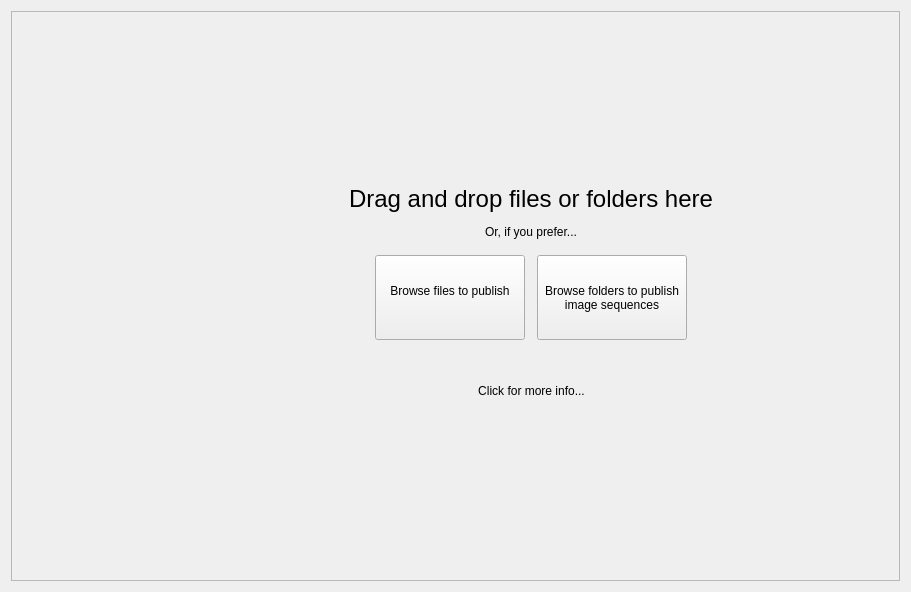
     <widget class="QWidget" name="large_drop_area_frame">
      <layout class="QVBoxLayout" name="verticalLayout_3">
       <property name="spacing">
        <number>0</number>
       </property>
       <item>
        <widget class="DropAreaFrame" name="large_drop_area">
         <property name="frameShape">
          <enum>QFrame::StyledPanel</enum>
         </property>
         <property name="frameShadow">
          <enum>QFrame::Raised</enum>
         </property>
         <layout class="QGridLayout" name="gridLayout_2" rowstretch="3,0,4" columnstretch="1,0,1">
          <property name="margin">
           <number>0</number>
          </property>
          <property name="spacing">
           <number>0</number>
          </property>
          <item row="0" column="1">
           <spacer name="verticalSpacer">
            <property name="orientation">
             <enum>Qt::Vertical</enum>
            </property>
            <property name="sizeHint" stdset="0">
             <size>
              <width>20</width>
              <height>98</height>
             </size>
            </property>
           </spacer>
          </item>
          <item row="1" column="0">
           <spacer name="horizontalSpacer_4">
            <property name="orientation">
             <enum>Qt::Horizontal</enum>
            </property>
            <property name="sizeHint" stdset="0">
             <size>
              <width>166</width>
              <height>20</height>
             </size>
            </property>
           </spacer>
          </item>
          <item row="1" column="1">
           <layout class="QHBoxLayout" name="horizontalLayout_6">
            <property name="spacing">
             <number>0</number>
            </property>
            <item>
             <widget class="QLabel" name="label_5">
              <property name="minimumSize">
               <size>
                <width>150</width>
                <height>150</height>
               </size>
              </property>
              <property name="maximumSize">
               <size>
                <width>150</width>
                <height>150</height>
               </size>
              </property>
              <property name="text">
               <string/>
              </property>
              <property name="pixmap">
               <pixmap resource="resources.qrc">:/tk_multi_publish2/icon_256.png</pixmap>
              </property>
              <property name="scaledContents">
               <bool>true</bool>
              </property>
              <property name="alignment">
               <set>Qt::AlignCenter</set>
              </property>
             </widget>
            </item>
            <item>
             <layout class="QVBoxLayout" name="verticalLayout" stretch="10,0,0,0,0,0,10,0">
              <property name="spacing">
               <number>0</number>
              </property>
              <item>
               <spacer name="verticalSpacer_3">
                <property name="orientation">
                 <enum>Qt::Vertical</enum>
                </property>
                <property name="sizeHint" stdset="0">
                 <size>
                  <width>20</width>
                  <height>40</height>
                 </size>
                </property>
               </spacer>
              </item>
              <item>
               <widget class="QLabel" name="large_drop_area_label">
                <property name="styleSheet">
                 <string notr="true">QLabel {
    font-size: 24px;
}</string>
                </property>
                <property name="text">
                 <string>Drag and drop files or folders here</string>
                </property>
                <property name="alignment">
                 <set>Qt::AlignCenter</set>
                </property>
               </widget>
              </item>
              <item>
               <spacer name="verticalSpacer_5">
                <property name="orientation">
                 <enum>Qt::Vertical</enum>
                </property>
                <property name="sizeHint" stdset="0">
                 <size>
                  <width>0</width>
                  <height>12</height>
                 </size>
                </property>
               </spacer>
              </item>
              <item>
               <widget class="QLabel" name="label">
                <property name="text">
                 <string>Or, if you prefer...</string>
                </property>
                <property name="alignment">
                 <set>Qt::AlignCenter</set>
                </property>
               </widget>
              </item>
              <item>
               <spacer name="verticalSpacer_6">
                <property name="orientation">
                 <enum>Qt::Vertical</enum>
                </property>
                <property name="sizeHint" stdset="0">
                 <size>
                  <width>0</width>
                  <height>16</height>
                 </size>
                </property>
               </spacer>
              </item>
              <item>
               <layout class="QHBoxLayout" name="horizontalLayout_3">
                <property name="spacing">
                 <number>0</number>
                </property>
                <item>
                 <spacer name="horizontalSpacer_2">
                  <property name="orientation">
                   <enum>Qt::Horizontal</enum>
                  </property>
                  <property name="sizeHint" stdset="0">
                   <size>
                    <width>40</width>
                    <height>20</height>
                   </size>
                  </property>
                 </spacer>
                </item>
                <item>
                 <widget class="QToolButton" name="drop_area_browse_file">
                  <property name="minimumSize">
                   <size>
                    <width>150</width>
                    <height>85</height>
                   </size>
                  </property>
                  <property name="maximumSize">
                   <size>
                    <width>150</width>
                    <height>85</height>
                   </size>
                  </property>
                  <property name="focusPolicy">
                   <enum>Qt::NoFocus</enum>
                  </property>
                  <property name="toolTip">
                   <string>Browse files to publish</string>
                  </property>
                  <property name="text">
                   <string>Browse files to publish
    </string>
                  </property>
                  <property name="icon">
                   <iconset resource="resources.qrc">
                    <normaloff>:/tk_multi_publish2/file.png</normaloff>:/tk_multi_publish2/file.png</iconset>
                  </property>
                  <property name="iconSize">
                   <size>
                    <width>32</width>
                    <height>32</height>
                   </size>
                  </property>
                  <property name="toolButtonStyle">
                   <enum>Qt::ToolButtonTextUnderIcon</enum>
                  </property>
                 </widget>
                </item>
                <item>
                 <spacer name="horizontalSpacer_6">
                  <property name="orientation">
                   <enum>Qt::Horizontal</enum>
                  </property>
                  <property name="sizeHint" stdset="0">
                   <size>
                    <width>12</width>
                    <height>0</height>
                   </size>
                  </property>
                 </spacer>
                </item>
                <item>
                 <widget class="QToolButton" name="drop_area_browse_seq">
                  <property name="minimumSize">
                   <size>
                    <width>150</width>
                    <height>85</height>
                   </size>
                  </property>
                  <property name="maximumSize">
                   <size>
                    <width>150</width>
                    <height>85</height>
                   </size>
                  </property>
                  <property name="focusPolicy">
                   <enum>Qt::NoFocus</enum>
                  </property>
                  <property name="toolTip">
                   <string>Browse sequences to publish</string>
                  </property>
                  <property name="text">
                   <string>Browse folders to publish
image sequences</string>
                  </property>
                  <property name="icon">
                   <iconset resource="resources.qrc">
                    <normaloff>:/tk_multi_publish2/image_sequence.png</normaloff>:/tk_multi_publish2/image_sequence.png</iconset>
                  </property>
                  <property name="iconSize">
                   <size>
                    <width>32</width>
                    <height>32</height>
                   </size>
                  </property>
                  <property name="toolButtonStyle">
                   <enum>Qt::ToolButtonTextUnderIcon</enum>
                  </property>
                 </widget>
                </item>
                <item>
                 <spacer name="horizontalSpacer_3">
                  <property name="orientation">
                   <enum>Qt::Horizontal</enum>
                  </property>
                  <property name="sizeHint" stdset="0">
                   <size>
                    <width>40</width>
                    <height>20</height>
                   </size>
                  </property>
                 </spacer>
                </item>
               </layout>
              </item>
              <item>
               <spacer name="verticalSpacer_4">
                <property name="orientation">
                 <enum>Qt::Vertical</enum>
                </property>
                <property name="sizeHint" stdset="0">
                 <size>
                  <width>20</width>
                  <height>40</height>
                 </size>
                </property>
               </spacer>
              </item>
              <item>
               <layout class="QHBoxLayout" name="horizontalLayout_4" stretch="1,0,1">
                <property name="spacing">
                 <number>8</number>
                </property>
                <item>
                 <spacer name="horizontalSpacer_7">
                  <property name="orientation">
                   <enum>Qt::Horizontal</enum>
                  </property>
                  <property name="sizeHint" stdset="0">
                   <size>
                    <width>20</width>
                    <height>20</height>
                   </size>
                  </property>
                 </spacer>
                </item>
                <item>
                 <widget class="QPushButton" name="drag_progress_message">
                  <property name="focusPolicy">
                   <enum>Qt::NoFocus</enum>
                  </property>
                  <property name="text">
                   <string>Click for more info...</string>
                  </property>
                  <property name="icon">
                   <iconset resource="resources.qrc">
                    <normaloff>:/tk_multi_publish2/status_warning.png</normaloff>:/tk_multi_publish2/status_warning.png</iconset>
                  </property>
                  <property name="iconSize">
                   <size>
                    <width>22</width>
                    <height>22</height>
                   </size>
                  </property>
                  <property name="flat">
                   <bool>true</bool>
                  </property>
                 </widget>
                </item>
                <item>
                 <spacer name="horizontalSpacer_8">
                  <property name="orientation">
                   <enum>Qt::Horizontal</enum>
                  </property>
                  <property name="sizeHint" stdset="0">
                   <size>
                    <width>20</width>
                    <height>20</height>
                   </size>
                  </property>
                 </spacer>
                </item>
               </layout>
              </item>
             </layout>
            </item>
           </layout>
          </item>
          <item row="1" column="2">
           <spacer name="horizontalSpacer_5">
            <property name="orientation">
             <enum>Qt::Horizontal</enum>
            </property>
            <property name="sizeHint" stdset="0">
             <size>
              <width>179</width>
              <height>20</height>
             </size>
            </property>
           </spacer>
          </item>
          <item row="2" column="1">
           <spacer name="verticalSpacer_2">
            <property name="orientation">
             <enum>Qt::Vertical</enum>
            </property>
            <property name="sizeHint" stdset="0">
             <size>
              <width>20</width>
              <height>213</height>
             </size>
            </property>
           </spacer>
          </item>
         </layout>
        </widget>
       </item>
      </layout>
     </widget>
